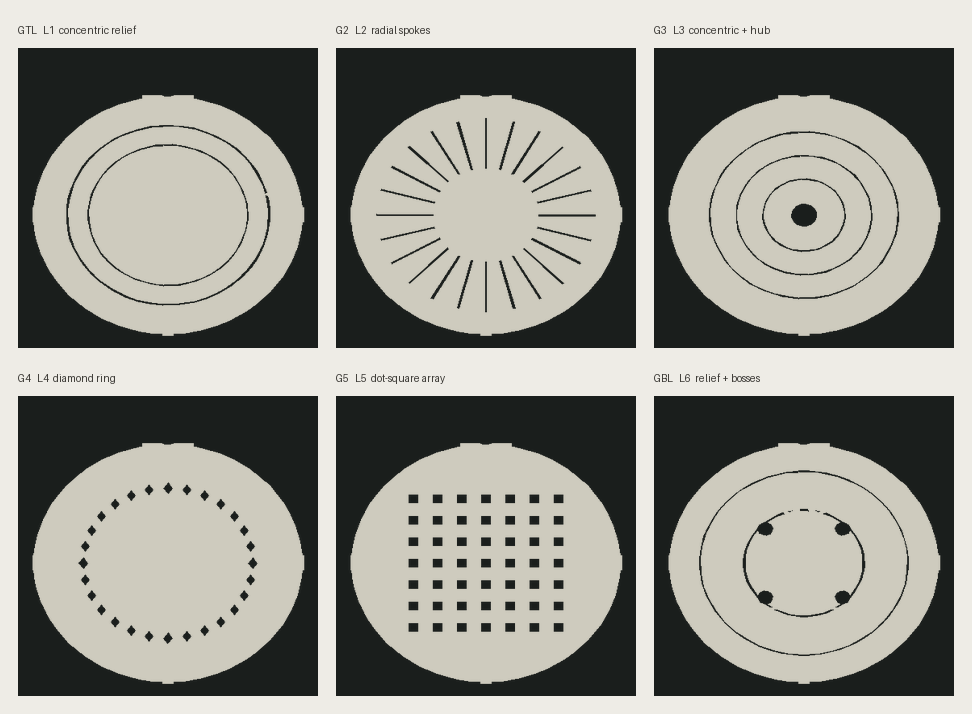
#> input picture assets/v12_copper_layers.png, 972 x 714 px, given in place of Convert_the_anime_girl_in_imag_2026-11-06T09-23-41.png, which was not available
$ python final11.py
#> lines starting #> are read from the running program, lines starting #| are printed output that depends on the picture; after the words box and inside, x2 and y2 are one past the last pixel; in counts of white or black regions, pixels touching at a corner belong together
### scripts/design8.py
# -*- coding: utf-8 -*-
"""
木更 · 圆形挂件 v8 —— 白阻焊 + 黑丝印块面/勾线 + 沉金点睛

参考「怪盗基德」PCB 挂件的高还原度与「白为主 + 深色块面 + 少量金」的配色方向，
但比例按木更自身特征来（红瞳是最大识别点，所以金点睛面积比基德大）。

输入：三色分区版画稿（纯白 / 纯黑 / 品红 #FF00FF），Q版2头身全身。
映射：
    纯白  -> 白色阻焊留白（不印，天然均匀，占最大面积）
    纯黑  -> 黑色丝印 GTO（粗勾线 + 头发暗部、百褶裙、鞋等块面）
    品红  -> 沉金开窗 GTS（红瞳→金瞳、领结、菱形、腮红、袜口）
    外圈  -> 沉金金环
    背面  -> 沉金金环 + 沉金 "KISARA" 字

为什么不做 v7 那种大面积金像：参考板是白占大头，深色是勾线/块面，
金只做点睛；且白色用阻焊本身表达最均匀，不会触碰
「阻焊 10~15um > 丝印 5~8um，薄墨盖大面积必发花」这条红线
（本版黑丝印只占约 1/4 板面，且白阻焊+黑丝印是嘉立创的合法硬配对）。
"""
import os, sys, math
sys.path.insert(0, os.path.dirname(os.path.abspath(__file__)))
import numpy as np
from PIL import Image, ImageDraw
import bmp
import edge as E
import lineart as LA
import morph

ROOT = r"D:\计算机\资料\WorkBuddy\2026-11-05-22-23-13"
LIN = os.path.join(ROOT, "assets", "lineart_src",
                   "Convert_the_anime_girl_in_imag_2026-11-06T09-23-41.png")

D_BOARD = 56.0
TAB_W, TAB_H = 11.0, 7.5
HOLE_D = 3.0
EDGE_MARGIN = 0.35

SRC = 1024
SCALE = D_BOARD / SRC

RING_IN, RING_OUT = 26.3, 27.2   # 沉金外圈（宽 0.9mm）
CHAR_GAP = 0.7                   # 角色与金环之间的白缝（mm）
FIT_H = 0.76                     # 角色高度占板径比例（全身竖构图，留圆内边距）

# 实物色
BG = (230, 228, 222)      # 板外画布
WHITE = (246, 245, 240)   # 白色阻焊
INK = (24, 25, 28)        # 黑色丝印
GOLD = (191, 160, 96)     # 沉金（哑光香槟金）
GOLD_HI = (222, 196, 138)
FR4 = (201, 190, 154)


# ---------------------------------------------------------------- 板框

# [16 lines left out: function board_outline, not called in this run]


def hole():
    return (0.0, D_BOARD / 2 + TAB_H - TAB_W / 2.0, HOLE_D)


def mp(px, py):
    return ((px - SRC / 2) * SCALE, (SRC / 2 - py) * SCALE)


# [13 lines left out: functions circle_mask, radius_map, not called in this run]


def annulus(r_in, r_out):
    R = radius_map()
    return (R >= r_in) & (R < r_out)


# ---------------------------------------------------------------- 三色分区

def classify(img):
    """纯白 / 纯黑 / 品红 -> (ink, magenta) 两张布尔图"""
    a = np.asarray(img.convert("RGB")).astype(np.int32)
    r, g, b = a[..., 0], a[..., 1], a[..., 2]
    lum = (r * 299 + g * 587 + b * 114) // 1000
    # 品红 #FF00FF：R、B 高，G 低；也吃掉抗锯齿的浅粉边缘
    mag = (r > 120) & (b > 100) & (g < r * 0.62) & (g < b * 0.72) & ((r - g) > 70)
    ink = (lum < 130) & ~mag
    return ink, mag


def keep_components(mask, min_area):
    out = np.zeros_like(mask)
    for a, r in bmp.components(mask, min_area=min_area):
        out |= r
    return out


def load_art():
    """裁白边 -> 按高度缩放到圆内 -> 返回 (ink, magenta) 两张 SRC 方图"""
    img = Image.open(LIN).convert("RGB")
    ink, mag = classify(img)
    W, H = img.size
    nz = ink | mag
    ys, xs = np.nonzero(nz)
    if not len(xs):
        raise RuntimeError("三色稿为空")
    x0, x1, y0, y1 = xs.min(), xs.max(), ys.min(), ys.max()
    pad = int(0.02 * max(W, H))
    x0, y0 = max(0, x0 - pad), max(0, y0 - pad)
    x1, y1 = min(W, x1 + pad), min(H, y1 + pad)
    cw, ch = x1 - x0, y1 - y0
    th = int(SRC * FIT_H)
    tw = max(1, int(round(th * cw / ch)))

    def rz(m):
        im = Image.fromarray(m[y0:y1, x0:x1].astype(np.uint8) * 255, "L")
        return np.asarray(im.resize((tw, th), Image.LANCZOS)) > 127

    i2, m2 = rz(ink), rz(mag)
    m2 = keep_components(m2, 24)          # 滤掉抗锯齿碎点（保留腮红短线）
    i2 = keep_components(i2 & ~m2, 12)    # 品红优先，黑线避让
    i2 = morph.grow(i2, 0.6)              # 补闭合缺口 + 保证丝印线宽
    i2 = i2 & ~m2                         # grow 后再避让一次

    def paste(m):
        c = np.zeros((SRC, SRC), dtype=bool)
        ox, oy = (SRC - tw) // 2, (SRC - th) // 2
        c[oy:oy + th, ox:ox + tw] = m
        return c

    return paste(i2), paste(m2)


# [79 lines left out: functions build_masks, rings_of, preview, main, not called in this run]


# [2 lines that do not run on import are left out]

### scripts/bmp.py
# -*- coding: utf-8 -*-
"""位图小工具：泛洪填充 / 填洞（Pillow 13 的 ImageDraw.floodfill 在该环境失效，改为自实现）"""
import numpy as np
from PIL import Image, ImageFilter
from collections import deque


def dilate(m, k):
    return np.asarray(Image.fromarray(m.astype(np.uint8) * 255, "L")
                      .filter(ImageFilter.MaxFilter(k))) > 127


def erode(m, k):
    return np.asarray(Image.fromarray(m.astype(np.uint8) * 255, "L")
                      .filter(ImageFilter.MinFilter(k))) > 127


def close(m, k):
    return erode(dilate(m, k), k)


def flood(passable, seeds):
    """4 连通泛洪，passable 为布尔图；返回可达区域"""
    h, w = passable.shape
    seen = np.zeros((h, w), bool)
    dq = deque()
    flat = passable.ravel()
    seenf = seen.ravel()
    for x, y in seeds:
        if 0 <= x < w and 0 <= y < h and passable[y, x]:
            i = y * w + x
            if not seenf[i]:
                seenf[i] = True
                dq.append(i)
    while dq:
        i = dq.popleft()
        y, x = divmod(i, w)
        if y > 0:
            j = i - w
            if flat[j] and not seenf[j]:
                seenf[j] = True; dq.append(j)
        if y < h - 1:
            j = i + w
            if flat[j] and not seenf[j]:
                seenf[j] = True; dq.append(j)
        if x > 0:
            j = i - 1
            if flat[j] and not seenf[j]:
                seenf[j] = True; dq.append(j)
        if x < w - 1:
            j = i + 1
            if flat[j] and not seenf[j]:
                seenf[j] = True; dq.append(j)
    return seen


# [7 lines left out: function fill_holes, not called in this run]


def components(passable, min_area=1):
    """返回 [(面积, 布尔图)]，按面积降序"""
    h, w = passable.shape
    todo = passable.copy()
    out = []
    ys, xs = np.nonzero(todo)
    for y, x in zip(ys, xs):
        if not todo[y, x]:
            continue
        reg = flood(todo, [(x, y)])
        todo &= ~reg
        out.append((int(reg.sum()), reg))
    out.sort(key=lambda t: -t[0])
    return [(a, r) for a, r in out if a >= min_area]

### scripts/morph.py
# -*- coding: utf-8 -*-
"""
工艺化形态学：基于精确欧氏距离变换的圆盘膨胀/腐蚀 + 线宽测量。

Pillow 的 MaxFilter/MinFilter 用的是方形结构元，对角线方向会多膨胀 0.41px，
在 0.1mm 级线宽上误差不可忽略，所以这里改用 chamfer 距离变换实现圆盘算子。
"""
import numpy as np


def dt(mask):
    """
    对 mask 为真的像素，返回到最近 False 像素的近似欧氏距离（像素单位）。
    3-4 chamfer，误差 < 2%。
    """
    h, w = mask.shape
    INF = 1e9
    d = np.where(mask, INF, 0.0)
    A, B = 1.0, 1.41421356
    for y in range(h):
        row = d[y]
        prev = d[y - 1] if y > 0 else None
        for x in range(w):
            if row[x] == 0.0:
                continue
            v = row[x]
            if x > 0 and row[x - 1] + A < v:
                v = row[x - 1] + A
            if prev is not None:
                if prev[x] + A < v:
                    v = prev[x] + A
                if x > 0 and prev[x - 1] + B < v:
                    v = prev[x - 1] + B
                if x < w - 1 and prev[x + 1] + B < v:
                    v = prev[x + 1] + B
            row[x] = v
    for y in range(h - 1, -1, -1):
        row = d[y]
        nxt = d[y + 1] if y < h - 1 else None
        for x in range(w - 1, -1, -1):
            if row[x] == 0.0:
                continue
            v = row[x]
            if x < w - 1 and row[x + 1] + A < v:
                v = row[x + 1] + A
            if nxt is not None:
                if nxt[x] + A < v:
                    v = nxt[x] + A
                if x < w - 1 and nxt[x + 1] + B < v:
                    v = nxt[x + 1] + B
                if x > 0 and nxt[x - 1] + B < v:
                    v = nxt[x - 1] + B
            row[x] = v
    return d


def grow(mask, r_px):
    """圆盘膨胀 r_px 像素"""
    if r_px <= 0:
        return mask.copy()
    return mask | (dt(~mask) <= r_px)


# [39 lines left out: functions shrink, _max3, stroke_width, not called in this run]

### scripts/design9.py
# -*- coding: utf-8 -*-
"""
木更 · 圆形挂件 v9 —— 排版加强版

用户反馈 v8「人物周边空余太多」，给了一枚吧唧徽章做排版参考：
人物几乎占满圆、头脚贴边，剩余空隙被同心圆弧、菱形串、四角星、
气泡环、散点填满（图片仅供排版参考，配色/工艺/角色都不照搬）。

做法：
  1. 角色高度 FIT_H 从 0.76 提到 0.90，头顶/鞋接近金环内边
  2. 装饰画在整圆上，再用「人物实体」掩膜裁掉压到人物的部分
     -> 装饰自然只剩人物周围的月牙形空隙，和参考图里被人物遮挡的效果一致
  3. 装饰主体走黑丝印，约 1/5 走沉金，保持 v8「少金点睛」的比例

工艺仍是：白阻焊留白 + 黑丝印 GTO + 沉金开窗 GTS；6 层 + 沉金不变。
"""
import os, sys, math, random
sys.path.insert(0, os.path.dirname(os.path.abspath(__file__)))
import numpy as np
from PIL import Image, ImageDraw
import design8 as D8
import bmp, morph
from design8 import *       # noqa: 复用板框/坐标/预览/实物色等全部接口

# 覆盖 v8 的构图参数（load_art 在 design8 模块内读取全局 FIT_H）
D8.FIT_H = 0.90
FIT_H = 0.90
CHAR_GAP = 0.45        # 人物与金环之间的缝
DEC_GAP = 0.25         # 装饰与金环之间的安全距


def L(mm):
    """mm -> px"""
    return mm / SCALE


def P(xmm, ymm):
    """mm 坐标 -> 位图像素坐标（y 向下）"""
    return (SRC / 2 + xmm / SCALE, SRC / 2 - ymm / SCALE)


# [84 lines left out: functions char_solid_mask, decorations, not called in this run]


def build_masks():
    ink, mag = D8.load_art()
#> in load_art, img is the input picture: PIL image 972x714 RGB; mean R, G, B 147.2, 147, 139.5
#> in classify, `r, g, b = a[..., 0], a[..., 1], a[..., 2]`:
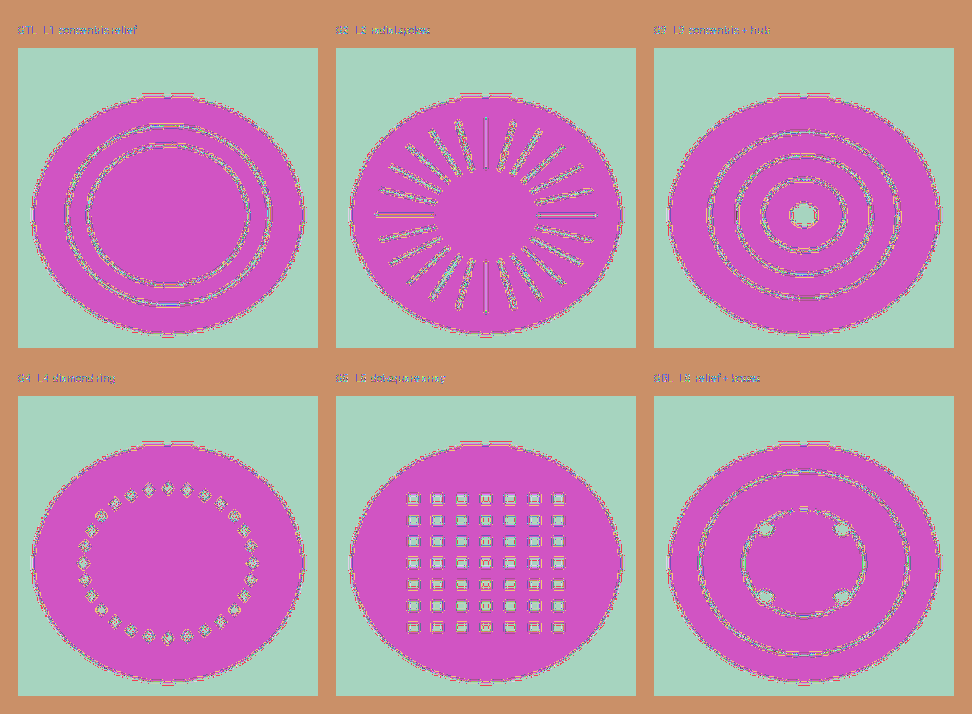
#> g: shape (714, 972) int32; 206 distinct labels, from 30 to 236; one colour per label, 0 black
#> in classify, `r, g, b = a[..., 0], a[..., 1], a[..., 2]`:
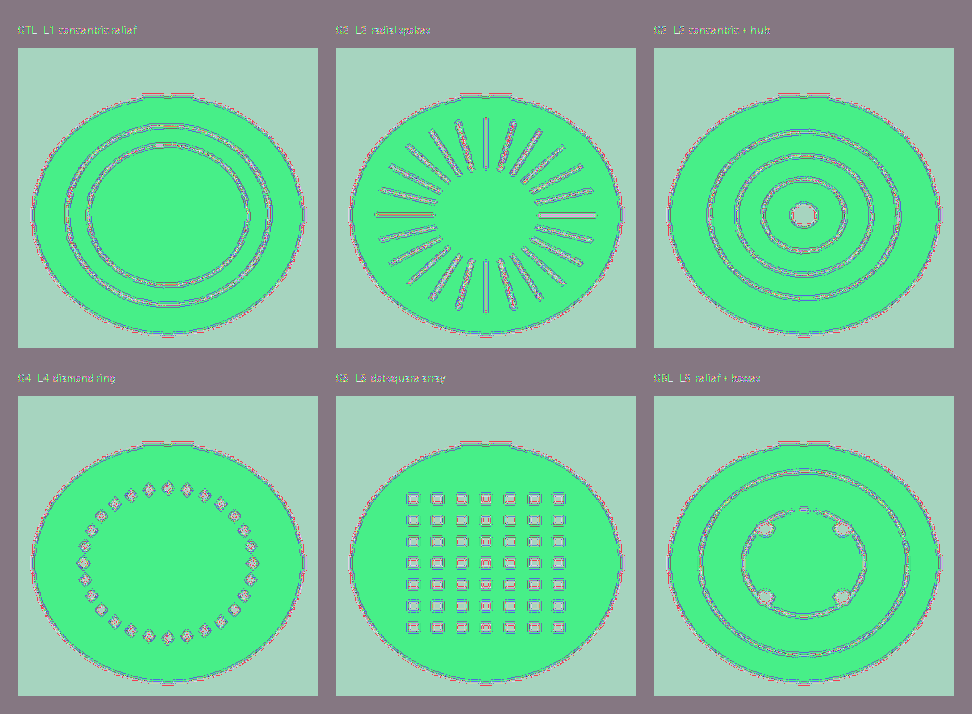
#> b: shape (714, 972) int32; 200 distinct labels, from 28 to 230; one colour per label, 0 black
#> in classify, `lum = (r * 299 + g * 587 + b * 114) // 1000`:
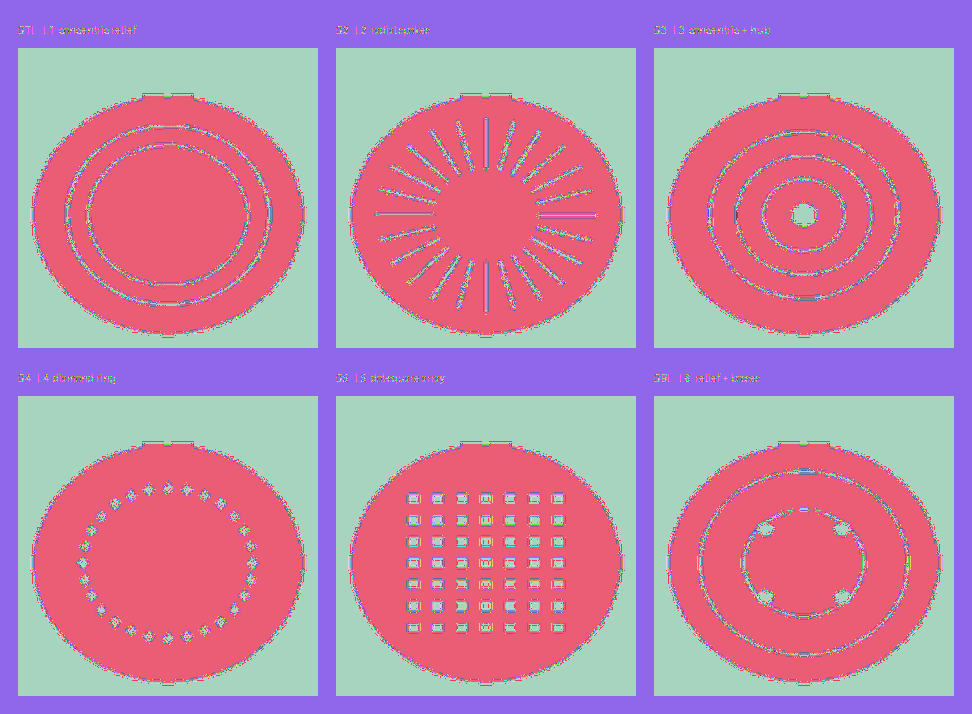
#> lum: shape (714, 972) int32; 207 distinct labels, from 28 to 235; one colour per label, 0 black
#> in classify, `ink = (lum < 130) & ~mag`:
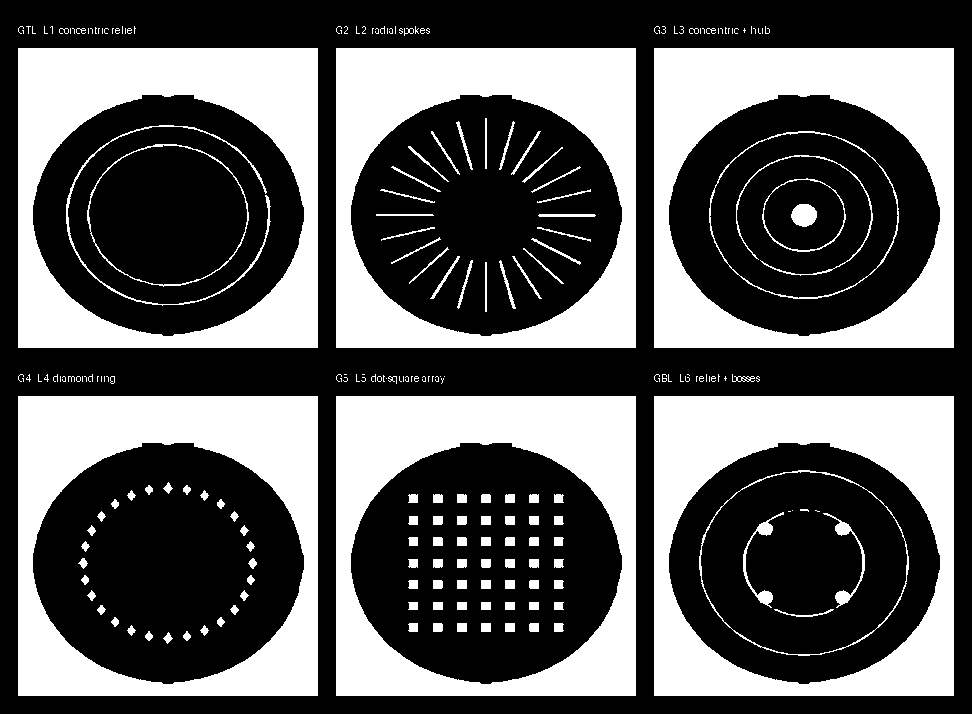
#> ink: shape (714, 972) bool; 36.8% white; 238 white regions (111 under 20 px), largest, box (x1, y1, x2, y2) and area: (18, 48, 318, 348) 39802, (336, 48, 636, 348) 39802, (654, 48, 954, 348) 39802
#> in load_art, `x0, x1, y0, y1 = xs.min(), xs.max(), ys.min(), ys.max()`: x0 = 18; x1 = 953; y0 = 26; y1 = 695
#> in load_art, `x0, y0 = max(0, x0 - pad), max(0, y0 - pad)`: x0 = 0; y0 = 7
#> in load_art, `x1, y1 = min(W, x1 + pad), min(H, y1 + pad)`: x1 = 972; y1 = 714
#> in load_art, `cw, ch = x1 - x0, y1 - y0`: cw = 972; ch = 707
#> in load_art, `tw = max(1, int(round(th * cw / ch)))`: tw = 1266
#> in components, `h, w = passable.shape`: h = 921; w = 1266
#> in flood, `h, w = passable.shape`: h = 921; w = 1266
#> the loop in keep_components (call 2), `for a, r in bmp.components(mask, min_area=min_area):` made 231 passes
#> a on passes 1 to 3: 67727, 67725, 67724
#> after the loop in keep_components (call 2), `for a, r in bmp.components(mask, min_area=min_area):`:
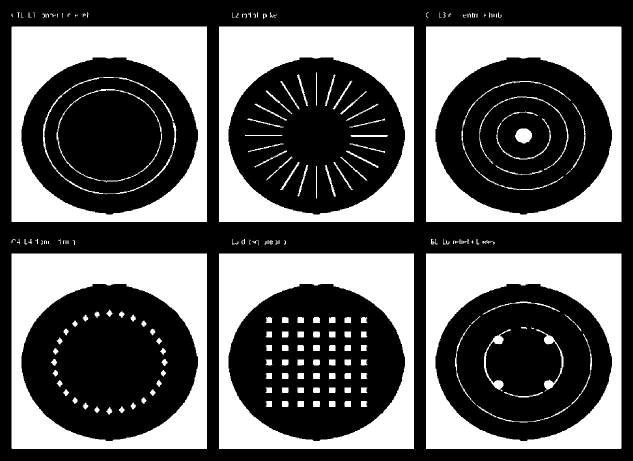
#> out: shape (921, 1266) bool (shown at 1/2 size); 37.1% white; 208 white regions (46 under 20 px), largest, box (x1, y1, x2, y2) and area: (23, 53, 414, 444) 67727, (852, 507, 1243, 898) 67725, (852, 53, 1243, 444) 67724
    circ = circle_mask()
    R = radius_map()
    inner = (R < RING_IN - CHAR_GAP) & circ
    ring = annulus(RING_IN, RING_OUT) & circ

    cs = char_solid_mask(ink, mag)
    di, dg = decorations(cs, ink, mag)

    gold = (mag & inner) | ring | dg
    keepout = (morph.grow(mag, 1.0) |
               annulus(RING_IN - 0.35, RING_OUT + 0.35) | dg)
    silk = (ink & inner & ~keepout) | di

    return {
        "silk": silk,
        "gold": gold,
        "ring": ring,
        "ink": ink,
        "mag": mag,
        "deco": di | dg,
    }


# [6 lines left out: function main, not called in this run]


# [2 lines that do not run on import are left out]

### scripts/design11.py
# -*- coding: utf-8 -*-
"""
木更 · 圆形挂件 v11 —— 为「6层沉金EDA专用券」重做（第一目标：通过券审核）

券的硬性条件（嘉立创帮助文档 37576 / 37593）：
  真 6 层、<=10x10cm、1.6mm、5片、绿油、单片出货、沉金、无阻抗、
  常规工艺、文件 100% 由嘉立创 EDA 设计、沉金面积 < 20%、小助手/移动端下单。

本模块负责「工艺可行」的部分：
  阻焊 白 -> 绿；丝印 黑 -> 白；沉金保留；角色与背面版式沿用 v9/v10。

视觉方案 B（用户选定）：
  角色内部的白区（脸/水手服/袜子/亮发）改成【白色丝印块面】，
  墨线与暗部不印、露出绿色阻焊当勾线，背景与装饰仍是绿底白线。
  -> 换绿油后仍是「白脸木更」，不像 A 方案那样变成绿脸负片。

「EDA 血统」不是脚本能解决的，需按 README_v11 的步骤在嘉立创 EDA 内
导入并另存工程后下单；本模块只保证交付的 Gerber 本身合规。
"""
import os, sys
sys.path.insert(0, os.path.dirname(os.path.abspath(__file__)))
import numpy as np
import design8 as D8
import design9 as D9
import back10 as B10
import bmp, morph
from design8 import *       # noqa: 导出板框/坐标/环/预览等全部接口给 make_release11

# 工艺配色（绿油 + 白字 + 哑光沉金）；只影响渲染，不影响掩膜
GREEN = (24, 106, 72)
WHITE_SILK = (240, 240, 234)
GOLD = (191, 160, 96)
GOLD_HI = (222, 196, 138)
# 覆盖 from design8 import * 带进来的旧配色，让复用脚本取到的也是绿油白字
WHITE, INK = GREEN, WHITE_SILK
D8.WHITE, D8.INK = GREEN, WHITE_SILK
D8.GOLD, D8.GOLD_HI = GOLD, GOLD_HI


# [9 lines left out: function clean_silk, not called in this run]


def front_masks():
    """正面：B 方案的白丝印 + 沿用 v9 的沉金区"""
    m = D9.build_masks()
    ink, mag = D8.load_art()
    cs = D9.char_solid_mask(ink, mag)
    R = D8.radius_map()
    inner = (R < D8.RING_IN - D9.CHAR_GAP) & D8.circle_mask()

    # 角色实体的「白区」= 实体 - 墨线 - 金区 - 金环安全距
    char_white = (cs & inner & ~morph.grow(ink | mag, 1.0) &
                  ~D8.annulus(D8.RING_IN - 0.35, D8.RING_OUT + 0.35))
    # 装饰的黑部分仍走白丝印；金装饰与金环保持在 gold 里
    _, dg = D9.decorations(cs, ink, mag)
    deco_white = m["deco"] & ~dg

    silk = (char_white | deco_white) & ~morph.grow(m["gold"], 1.0)
    silk = clean_silk(silk)
    return {
        "silk": silk,           # GTO 白色丝印
        "gold": m["gold"],      # GTS 沉金开窗（含金环）
        "ring": m["ring"],
        "ink": ink,
        "mag": mag,
        "deco": deco_white,
    }


def back_gold_mask():
    """GBS 背面沉金：v10 版式原样保留"""
    return B10.bottom_gold_mask()


def back_silk_mask():
    """GBO 背面白色丝印：v10 的内侧细点线（掩膜不变，颜色由黑改白）"""
    return B10.bottom_silk_mask()


def build_masks():
    """给渲染/复用脚本用的统一入口（正面）"""
    return front_masks()


# [16 lines left out: function main, not called in this run]


# [2 lines that do not run on import are left out]

### scripts/final11.py
# -*- coding: utf-8 -*-
"""v11 效果图：绿阻焊 + 白丝印 + 沉金；另出 6 铜层回读拼图（验证挖空极性）。"""
import os, sys
sys.path.insert(0, os.path.dirname(os.path.abspath(__file__)))
from PIL import Image, ImageDraw
import final8 as F8
import final10 as F10
import design11 as D
import make_release11 as R
from verify2 import raster

GREEN, SILK_WHITE = D.GREEN, D.WHITE_SILK
GOLD, GOLD_HI = D.GOLD, D.GOLD_HI

# patch 两个复用模块的调色板
F8.WHITE, F8.INK = GREEN, SILK_WHITE
F8.GOLD, F8.GOLD_HI = GOLD, GOLD_HI
F10.WHITE, F10.INK = GREEN, SILK_WHITE
F10.GOLD, F10.GOLD_HI = GOLD, GOLD_HI


# [45 lines left out: functions sheet, copper_grid, not called in this run]


def main():
    m = D.front_masks()
    sheet(F8.front(m, 22), F10.back_v10(22))
    copper_grid()


if __name__ == "__main__":
#> (the run stopped early here; a loop or call above may not have finished)
